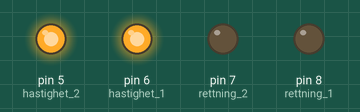
Bench run of a sketch on a simulated Arduino Uno, built with avr-gcc and run on an emulated ATmega328P. Shown: output pins drawn as LEDs (lit = HIGH).

Above: at 0.5 s.
At 1.5 s:
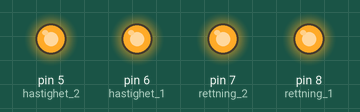
Timing chart, 0 to 3.0 s (numbered marks = the images above):
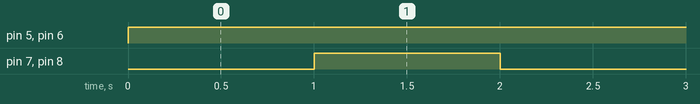

The sketch:

litt_mindre_simple_rover.ino
```cpp
int hastighet_1 = 6; //Motor 1 hastighetskontroll
int hastighet_2 = 5; //Motor 2 hastighetskontroll
int rettning_1 = 8; //Motor 1 rettningkontroll
int rettning_2 = 7; //Motor 2 rettningkontroll

void setup() {
  // gjør så at vi kan bruke motor-pinsa
  pinMode(hastighet_1, OUTPUT);
  pinMode(hastighet_2, OUTPUT);
  pinMode(rettning_1, OUTPUT);
  pinMode(rettning_2, OUTPUT);
}


void loop() {
  fremover();
  delay(1000); //vent et sekund innen neste endring
  bakover();
  delay(1000); //vent et sekund innen neste endring
  }


void fremover() {
  //kjør belte 1 fremover, full gass
    digitalWrite(rettning_1, LOW); //LOW betyr fremover!
    analogWrite(hastighet_1, 255); //255 er full gass! 100 er slow
    //kjør belte 2 fremover, full gass
    digitalWrite(rettning_2, LOW); //LOW betyr fremover!
    analogWrite(hastighet_2, 255); //255 er full gass! 100 er slow
}
void bakover() {
  //kjør belte 1 fremover, full gass
    digitalWrite(rettning_1, HIGH); //HIGH betyr bakover!
    analogWrite(hastighet_1, 255); //255 er full gass! 100 er slow
    //kjør belte 2 fremover, full gass
    digitalWrite(rettning_2, HIGH); //HIGH betyr bakover!
    analogWrite(hastighet_2, 255); //255 er full gass! 100 er slow
}
```

Measured:
- by itself, pin 5 (hastighet_2), pin 6 (hastighet_1): LOW → HIGH at 0.00 s
- by itself, pin 7 (rettning_2), pin 8 (rettning_1): alternates HIGH for 1.0 s and LOW for 1.0 s
